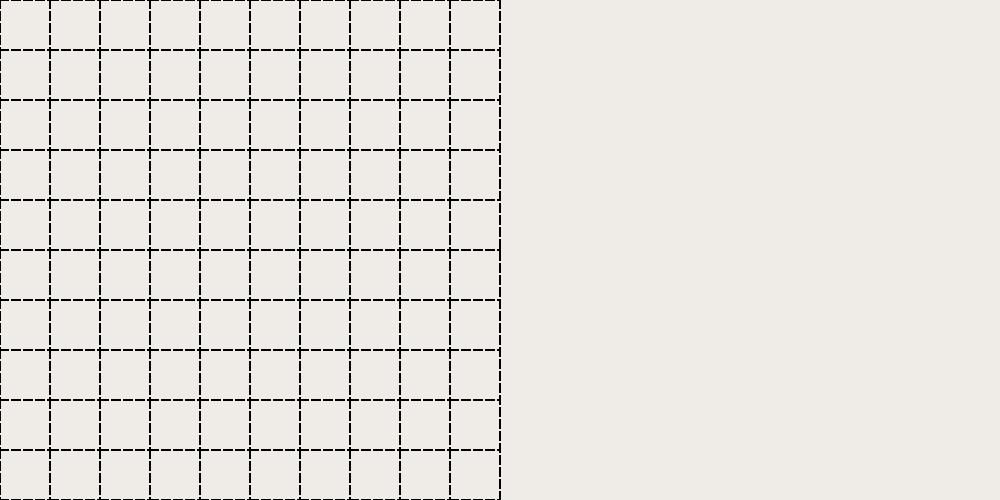

Write the Python code that produced this figure.
from PyQt5.QtWidgets import QWidget, QApplication
from PyQt5.QtGui import QPainter, QColor, QPen, QScreen
from PyQt5.QtCore import Qt

class Map(QWidget):

    def __init__(self ,x,y,w,a,n):
        super().__init__()
        self.i=[]
        self.j=[]
        self.n=[]
        self.x=[]
        self.y=[]
        self.c=[]
        self.color=[]
        self.initUI(x,y,w,a,n)
   
    def deletemap(self):
        del self.i[:]
        del self.j[:]
        del self.n[:]
        del self.x[:]
        del self.y[:]
        del self.c[:]
        del self.color[:]
    
    def deletedraw(self,i,j,n,x,y,cc,color):
        b=0
        print("oi2")
        for k in self.i:
            if self.i[b]==i and self.j[b]==j and  self.n[b]==n and self.x[b]==x and self.y[b]==y and self.c[b]==cc and self.color[b]==color:
                del self.i[b]
                del self.j[b]
                del self.n[b]
                del self.x[b]
                del self.y[b]
                del self.c[b]
                del self.color[b]
                print("oi")
            b=b+1
    
    def changedraw(self,i,j,n,x,y,c,color):
        
        self.i.append(i)
        self.j.append(j)
        self.n.append(n)
        self.x.append(x)
        self.y.append(y)
        self.c.append(c)
        self.color.append(color)
        
    def initUI(self,x,y,w,a,n):      

        self.setGeometry(x, y, w, a)
        self.setWindowTitle(n)

    def paintEvent(self,e):

        qp = QPainter()
        qp.begin(self)
        b=0
        print(self.i,self.j,self.n,self.x,self.y,self.c,self.color)
        for n in self.i:
            self.drawLines(qp,n,self.j[b],self.n[b],self.x[b],self.y[b],self.c[b],self.color[b])
            
            b=b+1
        qp.end()

    def drawRectangles(self, qp,x,y,l,a,color):
          
            col = QColor(0, 0, 0)
            col.setNamedColor('#d4d4d4')
            qp.setPen(col)

            qp.setBrush(QColor(color))
            qp.drawRect(x, y, l, a)
    def take_screenshot(self,filename):
        p=self.grab()
        p.save(filename+".jpg", 'jpg')

    def drawLines(self,qp,numberx,numbery,distance,lminx,lminy,ct,color):

        
        pen = QPen(Qt.black, 2, Qt.SolidLine)
            
        for n in range (int(numbery)):
            for b in range(int(numberx)):
                if ct==1:
                    self.drawRectangles(qp,distance*(lminx+n),distance*(lminy+b),distance,distance,color)
                pen.setStyle(Qt.DashLine)
                qp.setPen(pen)
                qp.drawLine(distance*(lminx+n), distance*(lminy+b), distance*(lminx+n),distance*(lminy+b+1))
                qp.drawLine(distance*(lminx+n), distance*(lminy+b),distance*(lminx+n+1),distance*(lminy+b) )
        qp.drawLine(distance*(lminx+numbery),distance*lminy,distance*(lminx+numbery),distance*(lminy+numberx))
        qp.drawLine(distance*lminx,distance*(lminy+numberx),distance*(lminx+numbery),distance*(lminy+numberx) )



